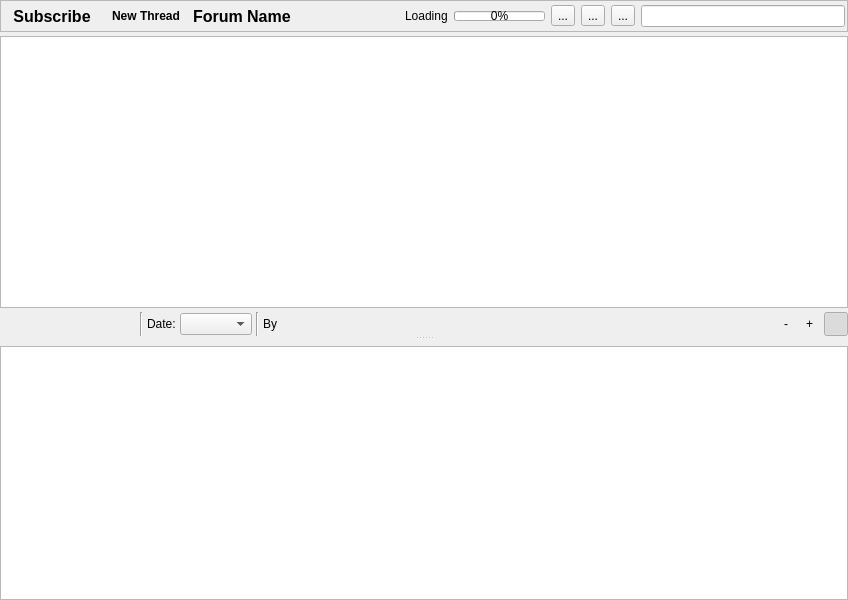
<?xml version="1.0" encoding="UTF-8"?>
<ui version="4.0">
 <class>GxsForumThreadWidget</class>
 <widget class="QWidget" name="GxsForumThreadWidget">
  <property name="geometry">
   <rect>
    <x>0</x>
    <y>0</y>
    <width>848</width>
    <height>600</height>
   </rect>
  </property>
  <property name="windowTitle">
   <string>Form</string>
  </property>
  <layout class="QVBoxLayout" name="GxsForumThreadWidgetVLayout">
   <property name="spacing">
    <number>0</number>
   </property>
   <property name="leftMargin">
    <number>0</number>
   </property>
   <property name="topMargin">
    <number>0</number>
   </property>
   <property name="rightMargin">
    <number>0</number>
   </property>
   <property name="bottomMargin">
    <number>0</number>
   </property>
   <item>
    <widget class="QSplitter" name="threadSplitter">
     <property name="orientation">
      <enum>Qt::Vertical</enum>
     </property>
     <widget class="QWidget" name="topWidget">
      <layout class="QVBoxLayout" name="topVLayout">
       <property name="spacing">
        <number>4</number>
       </property>
       <item>
        <widget class="QFrame" name="toolBarFrame">
         <property name="minimumSize">
          <size>
           <width>0</width>
           <height>32</height>
          </size>
         </property>
         <property name="frameShape">
          <enum>QFrame::StyledPanel</enum>
         </property>
         <property name="frameShadow">
          <enum>QFrame::Raised</enum>
         </property>
         <layout class="QHBoxLayout" name="toolBarFrameHLayout">
          <property name="leftMargin">
           <number>4</number>
          </property>
          <property name="topMargin">
           <number>2</number>
          </property>
          <property name="rightMargin">
           <number>2</number>
          </property>
          <property name="bottomMargin">
           <number>2</number>
          </property>
          <item>
           <widget class="SubscribeToolButton" name="subscribeToolButton">
            <property name="sizePolicy">
             <sizepolicy hsizetype="Fixed" vsizetype="Preferred">
              <horstretch>0</horstretch>
              <verstretch>0</verstretch>
             </sizepolicy>
            </property>
            <property name="font">
             <font>
              <pointsize>12</pointsize>
              <bold>true</bold>
             </font>
            </property>
            <property name="text">
             <string notr="true">Subscribe</string>
            </property>
            <property name="autoRaise">
             <bool>true</bool>
            </property>
           </widget>
          </item>
          <item>
           <widget class="QToolButton" name="newthreadButton">
            <property name="font">
             <font>
              <bold>true</bold>
             </font>
            </property>
            <property name="focusPolicy">
             <enum>Qt::NoFocus</enum>
            </property>
            <property name="toolTip">
             <string>Start new Thread for Selected Forum</string>
            </property>
            <property name="text">
             <string>New Thread</string>
            </property>
            <property name="icon">
             <iconset resource="../icons.qrc">
              <normaloff>:/icons/mail/compose.png</normaloff>:/icons/mail/compose.png</iconset>
            </property>
            <property name="iconSize">
             <size>
              <width>24</width>
              <height>24</height>
             </size>
            </property>
            <property name="toolButtonStyle">
             <enum>Qt::ToolButtonTextBesideIcon</enum>
            </property>
            <property name="autoRaise">
             <bool>true</bool>
            </property>
           </widget>
          </item>
          <item>
           <widget class="ElidedLabel" name="forumName">
            <property name="sizePolicy">
             <sizepolicy hsizetype="Expanding" vsizetype="Preferred">
              <horstretch>0</horstretch>
              <verstretch>0</verstretch>
             </sizepolicy>
            </property>
            <property name="font">
             <font>
              <pointsize>12</pointsize>
              <bold>true</bold>
             </font>
            </property>
            <property name="toolTip">
             <string>&lt;html&gt;&lt;head/&gt;&lt;body&gt;&lt;p&gt;Click here to clear current selected thread and display more information about this forum.&lt;/p&gt;&lt;/body&gt;&lt;/html&gt;</string>
            </property>
            <property name="text">
             <string>Forum Name</string>
            </property>
            <property name="margin">
             <number>2</number>
            </property>
           </widget>
          </item>
          <item>
           <spacer name="toolBarHSpacer">
            <property name="orientation">
             <enum>Qt::Horizontal</enum>
            </property>
            <property name="sizeType">
             <enum>QSizePolicy::Fixed</enum>
            </property>
            <property name="sizeHint" stdset="0">
             <size>
              <width>1</width>
              <height>0</height>
             </size>
            </property>
           </spacer>
          </item>
          <item>
           <widget class="QLabel" name="progressText">
            <property name="text">
             <string>Loading</string>
            </property>
           </widget>
          </item>
          <item>
           <widget class="QProgressBar" name="progressBar">
            <property name="sizePolicy">
             <sizepolicy hsizetype="Minimum" vsizetype="Fixed">
              <horstretch>0</horstretch>
              <verstretch>0</verstretch>
             </sizepolicy>
            </property>
            <property name="maximumSize">
             <size>
              <width>16777215</width>
              <height>10</height>
             </size>
            </property>
            <property name="maximum">
             <number>1000</number>
            </property>
            <property name="value">
             <number>0</number>
            </property>
           </widget>
          </item>
          <item>
           <widget class="QToolButton" name="threadedView_TB">
            <property name="toolTip">
             <string>Threaded</string>
            </property>
            <property name="text">
             <string>...</string>
            </property>
            <property name="icon">
             <iconset resource="../icons.qrc">
              <normaloff>:/icons/svg/threaded-view.svg</normaloff>:/icons/svg/threaded-view.svg</iconset>
            </property>
            <property name="checkable">
             <bool>true</bool>
            </property>
            <property name="autoExclusive">
             <bool>true</bool>
            </property>
           </widget>
          </item>
          <item>
           <widget class="QToolButton" name="flatView_TB">
            <property name="toolTip">
             <string>Flat</string>
            </property>
            <property name="text">
             <string>...</string>
            </property>
            <property name="icon">
             <iconset resource="../icons.qrc">
              <normaloff>:/icons/svg/flat-view.svg</normaloff>:/icons/svg/flat-view.svg</iconset>
            </property>
            <property name="checkable">
             <bool>true</bool>
            </property>
            <property name="autoExclusive">
             <bool>true</bool>
            </property>
           </widget>
          </item>
          <item>
           <widget class="QToolButton" name="latestPostInThreadView_TB">
            <property name="toolTip">
             <string>Latest post in thread</string>
            </property>
            <property name="text">
             <string>...</string>
            </property>
            <property name="icon">
             <iconset resource="../icons.qrc">
              <normaloff>:/icons/svg/lastpost-view.svg</normaloff>:/icons/svg/lastpost-view.svg</iconset>
            </property>
            <property name="checkable">
             <bool>true</bool>
            </property>
            <property name="autoExclusive">
             <bool>true</bool>
            </property>
           </widget>
          </item>
          <item>
           <widget class="LineEditClear" name="filterLineEdit">
            <property name="toolTip">
             <string>Search forums</string>
            </property>
           </widget>
          </item>
         </layout>
        </widget>
       </item>
       <item>
        <layout class="QHBoxLayout" name="forumLayout">
         <property name="leftMargin">
          <number>3</number>
         </property>
        </layout>
       </item>
       <item>
        <widget class="QTreeView" name="threadTreeWidget">
         <property name="font">
          <font>
           <pointsize>10</pointsize>
          </font>
         </property>
         <property name="contextMenuPolicy">
          <enum>Qt::CustomContextMenu</enum>
         </property>
         <property name="sortingEnabled">
          <bool>true</bool>
         </property>
         <property name="allColumnsShowFocus">
          <bool>true</bool>
         </property>
         <attribute name="headerCascadingSectionResizes">
          <bool>true</bool>
         </attribute>
        </widget>
       </item>
       <item>
        <layout class="QHBoxLayout" name="threadLayout">
         <property name="leftMargin">
          <number>3</number>
         </property>
        </layout>
       </item>
       <item>
        <layout class="QGridLayout" name="postLayout">
         <item row="0" column="9">
          <widget class="Line" name="lineRight">
           <property name="orientation">
            <enum>Qt::Vertical</enum>
           </property>
          </widget>
         </item>
         <item row="0" column="15">
          <widget class="QPushButton" name="expandButton">
           <property name="maximumSize">
            <size>
             <width>24</width>
             <height>24</height>
            </size>
           </property>
           <property name="focusPolicy">
            <enum>Qt::NoFocus</enum>
           </property>
           <property name="text">
            <string/>
           </property>
           <property name="icon">
            <iconset resource="../images.qrc">
             <normaloff>:/images/edit_remove24.png</normaloff>:/images/edit_remove24.png</iconset>
           </property>
           <property name="checkable">
            <bool>true</bool>
           </property>
           <property name="checked">
            <bool>true</bool>
           </property>
          </widget>
         </item>
         <item row="0" column="14">
          <widget class="QToolButton" name="zoomInButton">
           <property name="toolTip">
            <string>Zoom in</string>
           </property>
           <property name="text">
            <string>+</string>
           </property>
           <property name="icon">
            <iconset resource="../icons.qrc">
             <normaloff>:/icons/zoom-in.png</normaloff>:/icons/zoom-in.png</iconset>
           </property>
           <property name="autoRaise">
            <bool>true</bool>
           </property>
          </widget>
         </item>
         <item row="0" column="11">
          <widget class="GxsIdLabel" name="by_label">
           <property name="text">
            <string notr="true"/>
           </property>
          </widget>
         </item>
         <item row="0" column="1">
          <widget class="QToolButton" name="newmessageButton">
           <property name="maximumSize">
            <size>
             <width>16777215</width>
             <height>16777215</height>
            </size>
           </property>
           <property name="focusPolicy">
            <enum>Qt::NoFocus</enum>
           </property>
           <property name="toolTip">
            <string>Reply Message</string>
           </property>
           <property name="text">
            <string notr="true"/>
           </property>
           <property name="icon">
            <iconset resource="../icons.qrc">
             <normaloff>:/icons/mail/reply.png</normaloff>:/icons/mail/reply.png</iconset>
           </property>
           <property name="toolButtonStyle">
            <enum>Qt::ToolButtonIconOnly</enum>
           </property>
           <property name="autoRaise">
            <bool>true</bool>
           </property>
          </widget>
         </item>
         <item row="0" column="7">
          <widget class="QLabel" name="time_label">
           <property name="text">
            <string>Date:</string>
           </property>
          </widget>
         </item>
         <item row="0" column="2">
          <widget class="QToolButton" name="previousButton">
           <property name="sizePolicy">
            <sizepolicy hsizetype="Minimum" vsizetype="Fixed">
             <horstretch>0</horstretch>
             <verstretch>0</verstretch>
            </sizepolicy>
           </property>
           <property name="minimumSize">
            <size>
             <width>24</width>
             <height>24</height>
            </size>
           </property>
           <property name="maximumSize">
            <size>
             <width>24</width>
             <height>24</height>
            </size>
           </property>
           <property name="focusPolicy">
            <enum>Qt::NoFocus</enum>
           </property>
           <property name="toolTip">
            <string>Previous Thread</string>
           </property>
           <property name="text">
            <string/>
           </property>
           <property name="icon">
            <iconset resource="../icons.qrc">
             <normaloff>:/icons/png/arrow-left.png</normaloff>:/icons/png/arrow-left.png</iconset>
           </property>
           <property name="autoRaise">
            <bool>true</bool>
           </property>
          </widget>
         </item>
         <item row="0" column="5">
          <widget class="QToolButton" name="downloadButton">
           <property name="maximumSize">
            <size>
             <width>24</width>
             <height>24</height>
            </size>
           </property>
           <property name="focusPolicy">
            <enum>Qt::NoFocus</enum>
           </property>
           <property name="toolTip">
            <string>Download all files</string>
           </property>
           <property name="layoutDirection">
            <enum>Qt::LeftToRight</enum>
           </property>
           <property name="icon">
            <iconset resource="../icons.qrc">
             <normaloff>:/icons/png/download.png</normaloff>:/icons/png/download.png</iconset>
           </property>
           <property name="autoRaise">
            <bool>true</bool>
           </property>
          </widget>
         </item>
         <item row="0" column="6">
          <widget class="Line" name="lineLeft">
           <property name="orientation">
            <enum>Qt::Vertical</enum>
           </property>
          </widget>
         </item>
         <item row="0" column="8">
          <widget class="RSComboBox" name="versions_CB"/>
         </item>
         <item row="0" column="3">
          <widget class="QToolButton" name="nextButton">
           <property name="enabled">
            <bool>false</bool>
           </property>
           <property name="sizePolicy">
            <sizepolicy hsizetype="Minimum" vsizetype="Fixed">
             <horstretch>0</horstretch>
             <verstretch>0</verstretch>
            </sizepolicy>
           </property>
           <property name="minimumSize">
            <size>
             <width>24</width>
             <height>24</height>
            </size>
           </property>
           <property name="maximumSize">
            <size>
             <width>24</width>
             <height>24</height>
            </size>
           </property>
           <property name="focusPolicy">
            <enum>Qt::NoFocus</enum>
           </property>
           <property name="toolTip">
            <string>Next Thread</string>
           </property>
           <property name="text">
            <string/>
           </property>
           <property name="icon">
            <iconset resource="../icons.qrc">
             <normaloff>:/icons/png/arrow-right.png</normaloff>:/icons/png/arrow-right.png</iconset>
           </property>
           <property name="autoRaise">
            <bool>true</bool>
           </property>
          </widget>
         </item>
         <item row="0" column="4">
          <widget class="QToolButton" name="nextUnreadButton">
           <property name="sizePolicy">
            <sizepolicy hsizetype="Maximum" vsizetype="Fixed">
             <horstretch>0</horstretch>
             <verstretch>0</verstretch>
            </sizepolicy>
           </property>
           <property name="toolTip">
            <string>Next unread message</string>
           </property>
           <property name="text">
            <string notr="true"/>
           </property>
           <property name="icon">
            <iconset resource="../icons.qrc">
             <normaloff>:/icons/png/next-unread.png</normaloff>:/icons/png/next-unread.png</iconset>
           </property>
           <property name="autoRaise">
            <bool>true</bool>
           </property>
          </widget>
         </item>
         <item row="0" column="12">
          <spacer name="postHSpacer">
           <property name="orientation">
            <enum>Qt::Horizontal</enum>
           </property>
           <property name="sizeHint" stdset="0">
            <size>
             <width>40</width>
             <height>20</height>
            </size>
           </property>
          </spacer>
         </item>
         <item row="0" column="10">
          <widget class="QLabel" name="by_text_label">
           <property name="text">
            <string>By </string>
           </property>
          </widget>
         </item>
         <item row="0" column="13">
          <widget class="QToolButton" name="zoomOutButton">
           <property name="toolTip">
            <string>Zoom out</string>
           </property>
           <property name="text">
            <string>-</string>
           </property>
           <property name="icon">
            <iconset resource="../icons.qrc">
             <normaloff>:/icons/zoom-out.png</normaloff>:/icons/zoom-out.png</iconset>
           </property>
           <property name="autoRaise">
            <bool>true</bool>
           </property>
          </widget>
         </item>
        </layout>
       </item>
      </layout>
     </widget>
     <widget class="QWidget" name="bottomWidget">
      <layout class="QVBoxLayout" name="bottomVLayout">
       <property name="spacing">
        <number>6</number>
       </property>
       <item>
        <widget class="RSImageBlockWidget" name="imageBlockWidget" native="true">
         <property name="sizePolicy">
          <sizepolicy hsizetype="Preferred" vsizetype="Maximum">
           <horstretch>0</horstretch>
           <verstretch>0</verstretch>
          </sizepolicy>
         </property>
        </widget>
       </item>
       <item>
        <widget class="RSTextBrowser" name="postText">
         <property name="sizePolicy">
          <sizepolicy hsizetype="Expanding" vsizetype="Expanding">
           <horstretch>0</horstretch>
           <verstretch>10</verstretch>
          </sizepolicy>
         </property>
         <property name="font">
          <font>
           <family>MS Sans Serif</family>
          </font>
         </property>
        </widget>
       </item>
      </layout>
     </widget>
    </widget>
   </item>
  </layout>
 </widget>
 <customwidgets>
  <customwidget>
   <class>LineEditClear</class>
   <extends>QLineEdit</extends>
   <header location="global">gui/common/LineEditClear.h</header>
  </customwidget>
  <customwidget>
   <class>GxsIdLabel</class>
   <extends>QLabel</extends>
   <header>gui/gxs/GxsIdLabel.h</header>
  </customwidget>
  <customwidget>
   <class>ElidedLabel</class>
   <extends>QLabel</extends>
   <header>gui/common/ElidedLabel.h</header>
   <container>1</container>
  </customwidget>
  <customwidget>
   <class>SubscribeToolButton</class>
   <extends>QToolButton</extends>
   <header>gui/common/SubscribeToolButton.h</header>
  </customwidget>
  <customwidget>
   <class>RSImageBlockWidget</class>
   <extends>QWidget</extends>
   <header>gui/common/RSImageBlockWidget.h</header>
   <container>1</container>
  </customwidget>
  <customwidget>
   <class>RSTextBrowser</class>
   <extends>QTextBrowser</extends>
   <header>gui/common/RSTextBrowser.h</header>
  </customwidget>
  <customwidget>
   <class>RSComboBox</class>
   <extends>QComboBox</extends>
   <header>gui/common/RSComboBox.h</header>
  </customwidget>
 </customwidgets>
 <resources>
  <include location="../icons.qrc"/>
  <include location="../images.qrc"/>
 </resources>
 <connections/>
</ui>
